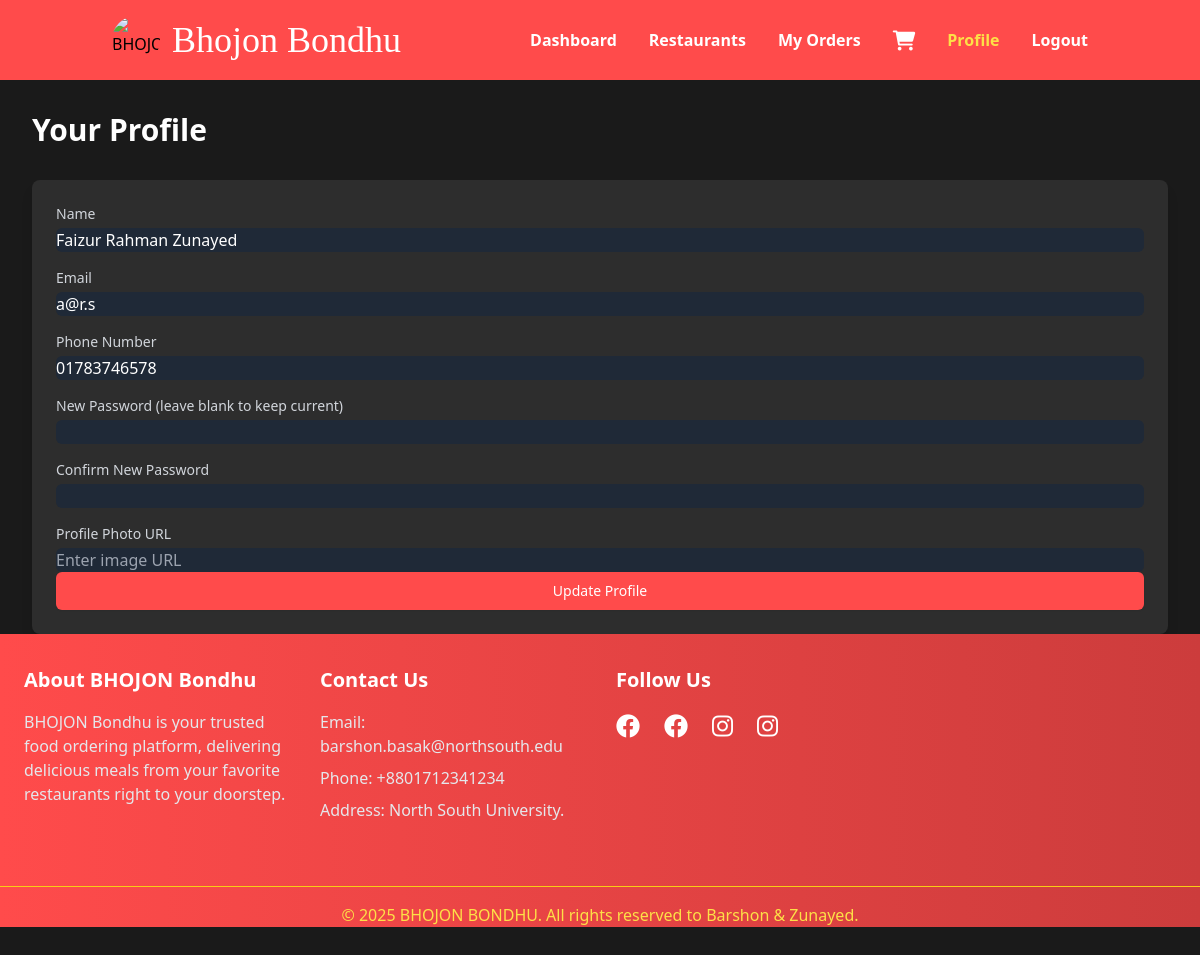
/user/profile.php (signed in), run on the app's committed database.
### tables this page shows
CREATE TABLE `users` (
  `id` int(11) NOT NULL,
  `name` varchar(100) NOT NULL,
  `email` varchar(100) NOT NULL,
  `phone` varchar(20) NOT NULL,
  `password` varchar(255) NOT NULL,
  `created_at` timestamp NOT NULL DEFAULT current_timestamp(),
  `verified` tinyint(1) NOT NULL DEFAULT 0
);

### user/profile.php (the view, shortened to what this page needs)
<?php
require_once '../includes/config.php';
try {
    $stmt = $pdo->prepare("SELECT * FROM users WHERE id = ?");
    $stmt->execute([$_SESSION['user_id']]);
    $user = $stmt->fetch();
} catch (PDOException $e) {
    set_flash_message('error', 'Failed to fetch user details');
    redirect('logout.php');
}
require_once '../includes/user_header.php';
?>
<div class="bg-background min-h-screen py-8">
    <div class="max-w-7xl mx-auto px-4 sm:px-6 lg:px-8">
        <h1 class="text-3xl font-bold text-white mb-8">Your Profile</h1>
        <form method="POST" action="profile.php" enctype="multipart/form-data" class="bg-surface rounded-lg shadow-lg p-6 space-y-4">
            <div>
                <label class="block text-sm font-medium text-gray-300">Name</label>
                <input type="text" name="name" value="<?php echo htmlspecialchars($user['name']); ?>" required
                    class="mt-1 block w-full rounded-md bg-gray-800 border-gray-700 text-white">
            </div>
            <div>
                <label class="block text-sm font-medium text-gray-300">Email</label>
                <input type="email" name="email" value="<?php echo htmlspecialchars($user['email']); ?>" required
                    class="mt-1 block w-full rounded-md bg-gray-800 border-gray-700 text-white">
            </div>
            <div>
                <label class="block text-sm font-medium text-gray-300">Phone Number</label>
                <input type="tel" name="phone" value="<?php echo htmlspecialchars($user['phone']); ?>" required
                    class="mt-1 block w-full rounded-md bg-gray-800 border-gray-700 text-white">
            </div>
            <div>
                <label class="block text-sm font-medium text-gray-300">New Password (leave blank to keep current)</label>
                <input type="password" name="password"
                    class="mt-1 block w-full rounded-md bg-gray-800 border-gray-700 text-white">
            </div>
            <div>
                <label class="block text-sm font-medium text-gray-300">Confirm New Password</label>
                <input type="password" name="confirm_password"
                    class="mt-1 block w-full rounded-md bg-gray-800 border-gray-700 text-white">
            </div>
            <div>
                <label class="block text-sm font-medium text-gray-300">Profile Photo URL</label>
                <input type="url" name="photo_url" placeholder="Enter image URL"
                    class="mt-1 block w-full rounded-md bg-gray-800 border-gray-700 text-white" />
            <div>
                <button type="submit"
                    class="w-full flex justify-center py-2 px-4 border border-transparent rounded-md shadow-sm text-sm font-medium text-white bg-primary hover:bg-opacity-90">
                    Update Profile
                </button>
            </div>
        </form>
    </div>
</div>
<?php require_once '../includes/footer.php'; ?>

### data on the page
users: name "Faizur Rahman Zunayed", email "a@r.s", phone "01783746578"
